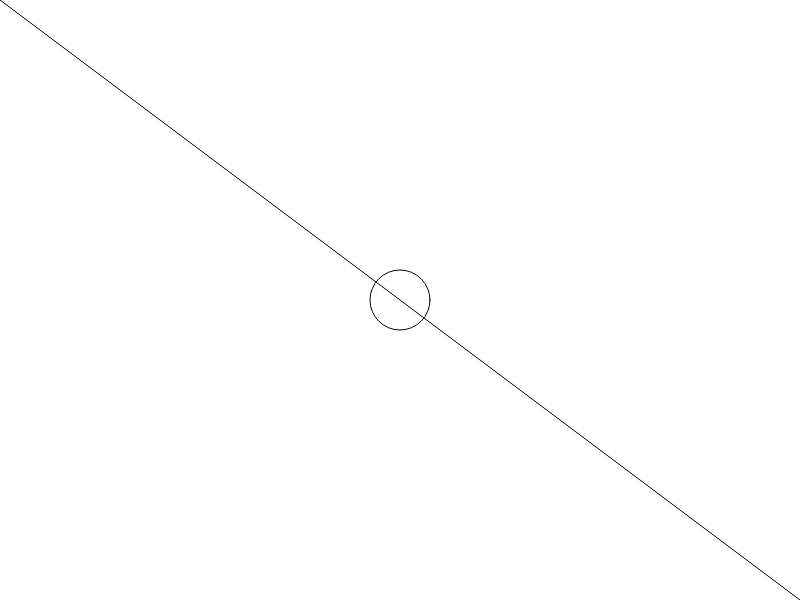
Frame 1 (no input)
Frame 2 (the mouse pressed at the canvas centre, redrawn once): identical to frame 1, image omitted

The p5.js sketch that drew this single still picture (run headless with seeded random() and noise() and a simulated clock; the mouse was pressed at the canvas centre and the sketch redrawn once):

// p5.js sketch
// ── sketch.js
let w = 0;
let h = 0;

function setup() {
	w = displayWidth;
	h = displayHeight;
	createCanvas(w, h);
	strokeWeight(1);
	stroke(0);
	noFill();
	angleMode(DEGREES);
	frameRate(30);
}

function draw() {
	background(255);
	line(0, 0, w, h);
	ellipse(w / 2, h / 2, 60);

	noLoop();
}
